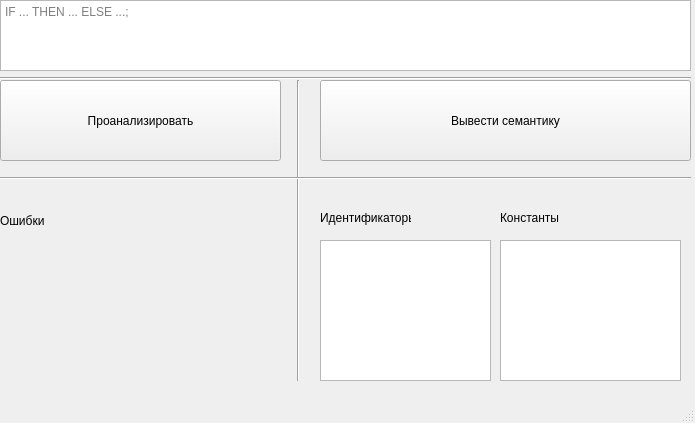
<?xml version="1.0" encoding="UTF-8"?>
<ui version="4.0">
 <class>MainWindow</class>
 <widget class="QMainWindow" name="MainWindow">
  <property name="geometry">
   <rect>
    <x>0</x>
    <y>0</y>
    <width>695</width>
    <height>423</height>
   </rect>
  </property>
  <property name="windowTitle">
   <string>Анализатор условного оператора</string>
  </property>
  <widget class="QWidget" name="centralwidget">
   <widget class="QTextEdit" name="textEdit">
    <property name="geometry">
     <rect>
      <x>0</x>
      <y>0</y>
      <width>691</width>
      <height>71</height>
     </rect>
    </property>
    <property name="placeholderText">
     <string>IF ... THEN ... ELSE ...;</string>
    </property>
   </widget>
   <widget class="QPushButton" name="analyzeButton">
    <property name="geometry">
     <rect>
      <x>0</x>
      <y>80</y>
      <width>281</width>
      <height>81</height>
     </rect>
    </property>
    <property name="text">
     <string>Проанализировать</string>
    </property>
   </widget>
   <widget class="QPushButton" name="semanticButton">
    <property name="geometry">
     <rect>
      <x>320</x>
      <y>80</y>
      <width>371</width>
      <height>81</height>
     </rect>
    </property>
    <property name="text">
     <string>Вывести семантику</string>
    </property>
   </widget>
   <widget class="QLabel" name="errorsLabel">
    <property name="geometry">
     <rect>
      <x>0</x>
      <y>200</y>
      <width>291</width>
      <height>41</height>
     </rect>
    </property>
    <property name="text">
     <string>Ошибки</string>
    </property>
    <property name="wordWrap">
     <bool>true</bool>
    </property>
   </widget>
   <widget class="QLabel" name="label">
    <property name="geometry">
     <rect>
      <x>320</x>
      <y>210</y>
      <width>91</width>
      <height>16</height>
     </rect>
    </property>
    <property name="text">
     <string>Идентификаторы</string>
    </property>
   </widget>
   <widget class="QLabel" name="label_2">
    <property name="geometry">
     <rect>
      <x>500</x>
      <y>210</y>
      <width>91</width>
      <height>16</height>
     </rect>
    </property>
    <property name="text">
     <string>Константы</string>
    </property>
   </widget>
   <widget class="Line" name="line">
    <property name="geometry">
     <rect>
      <x>0</x>
      <y>70</y>
      <width>691</width>
      <height>16</height>
     </rect>
    </property>
    <property name="lineWidth">
     <number>1</number>
    </property>
    <property name="orientation">
     <enum>Qt::Horizontal</enum>
    </property>
   </widget>
   <widget class="Line" name="line_2">
    <property name="geometry">
     <rect>
      <x>290</x>
      <y>80</y>
      <width>16</width>
      <height>301</height>
     </rect>
    </property>
    <property name="lineWidth">
     <number>1</number>
    </property>
    <property name="orientation">
     <enum>Qt::Vertical</enum>
    </property>
   </widget>
   <widget class="Line" name="line_3">
    <property name="geometry">
     <rect>
      <x>0</x>
      <y>170</y>
      <width>691</width>
      <height>16</height>
     </rect>
    </property>
    <property name="lineWidth">
     <number>1</number>
    </property>
    <property name="orientation">
     <enum>Qt::Horizontal</enum>
    </property>
   </widget>
   <widget class="QListWidget" name="identifiersList">
    <property name="geometry">
     <rect>
      <x>320</x>
      <y>240</y>
      <width>171</width>
      <height>141</height>
     </rect>
    </property>
   </widget>
   <widget class="QListWidget" name="constantsList">
    <property name="geometry">
     <rect>
      <x>500</x>
      <y>240</y>
      <width>181</width>
      <height>141</height>
     </rect>
    </property>
   </widget>
  </widget>
  <widget class="QMenuBar" name="menubar">
   <property name="geometry">
    <rect>
     <x>0</x>
     <y>0</y>
     <width>695</width>
     <height>21</height>
    </rect>
   </property>
  </widget>
  <widget class="QStatusBar" name="statusbar"/>
 </widget>
 <resources/>
 <connections/>
</ui>
